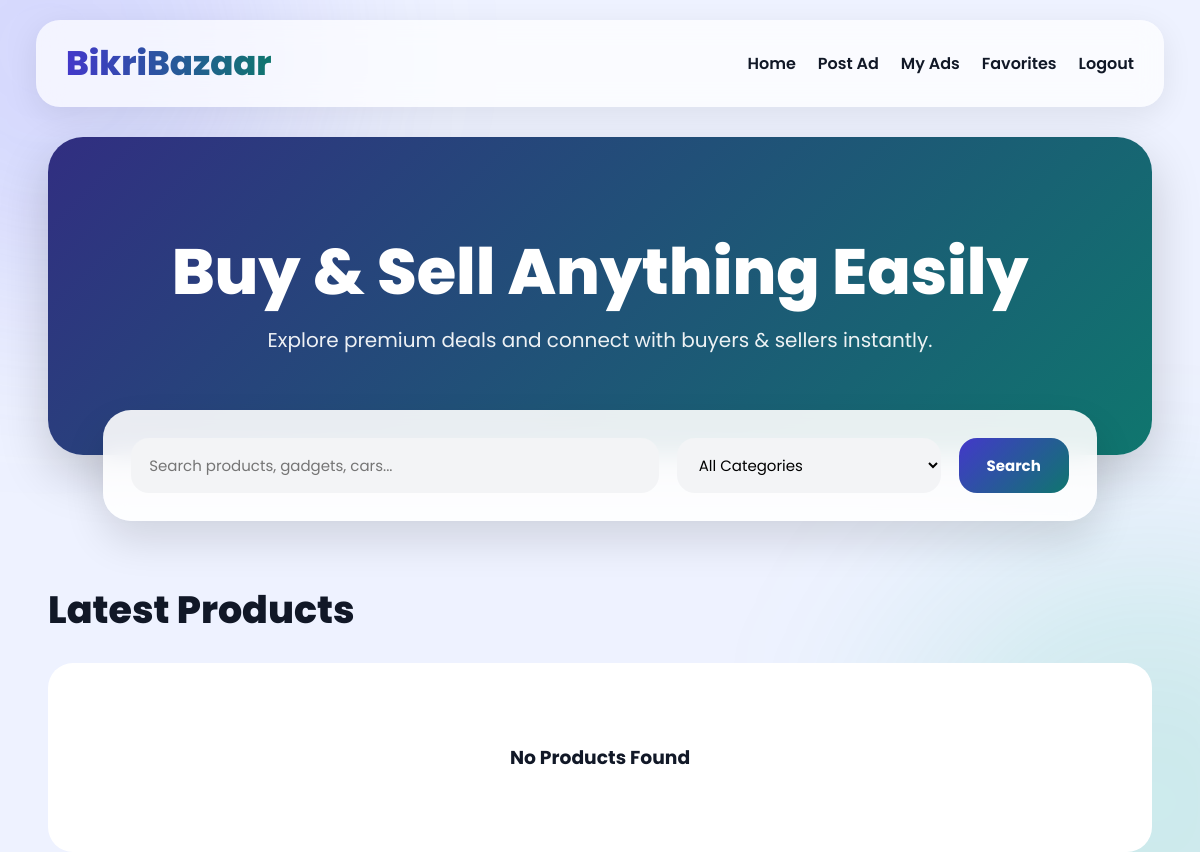
Before: /modules/search/home_view.php?category=Electronics (signed in) with the older database file.
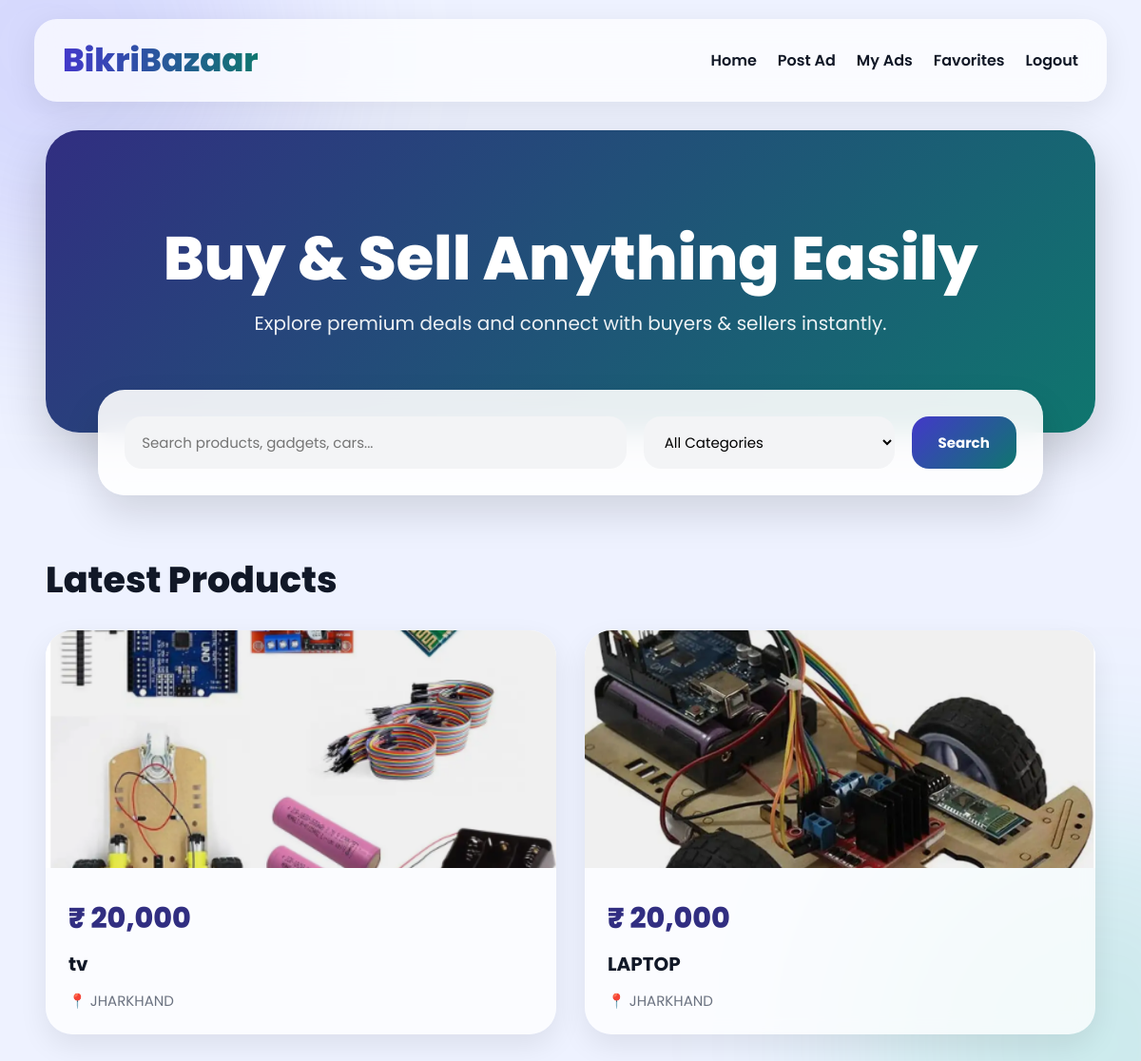
After: the same page with the newer database file.
### tables this page shows
CREATE TABLE `products` (
  `id` int(11) NOT NULL,
  `user_id` int(11) NOT NULL,
  `title` varchar(255) NOT NULL,
  `description` text NOT NULL,
  `price` decimal(10,2) NOT NULL,
  `location` varchar(255) NOT NULL,
  `category` varchar(100) NOT NULL,
  `image` varchar(255) NOT NULL,
  `created_at` timestamp NOT NULL DEFAULT current_timestamp()
);

### modules/search/home_view.php (the view, shortened to what this page needs)
<?php
require_once __DIR__ . '/../../shared/db.php';
$search = "";
$sql = "SELECT * FROM products WHERE 1";
if(isset($_GET['category']) && $_GET['category'] != ""){
    $category = trim($_GET['category']);
    $sql .= " AND category='$category'";
}
$sql .= " ORDER BY id DESC";
$result = mysqli_query($conn, $sql);
?>
<!DOCTYPE html>
<html lang="en">
<head>
    <link
        rel="stylesheet"
        href="http://localhost/BikriBazaar/public/assets/css/style.css"
    >
</head>
<body>
<div class="navbar">
    <div class="logo">
        BikriBazaar
    </div>
    <div class="nav-links">
        <a href="index.php">Home</a>
        <a href="post-ad.php">Post Ad</a>
        <a href="my-ads.php">My Ads</a>
        <a href="favorites.php">Favorites</a>
        <?php if(isset($_SESSION['user_id'])) { ?>
            <a href="logout.php">Logout</a>
        <?php } else { ?>
            <a href="login.php">Login</a>
            <a href="register.php">Register</a>
        <?php } ?>
    </div>
</div>
<div class="container">
    <div class="hero">
        <h1>
            Buy & Sell Anything Easily
        </h1>
        <p>
            Explore premium deals and connect with buyers & sellers instantly.
        </p>
    </div>
    <div class="search-box">
        <form class="search-form" method="GET">
            <input
                type="text"
                name="search"
                placeholder="Search products, gadgets, cars..."
                value="<?php echo $search; ?>"
            >
            <select name="category">
                <option value="">All Categories</option>
            </select>
            <button type="submit">
                Search
            </button>
        </form>
    </div>
    <h2 class="section-title">
        Latest Products
    </h2>
    <?php if(mysqli_num_rows($result) > 0) { ?>
        <div class="products-grid">
            <?php while($product = mysqli_fetch_assoc($result)) { ?>
                <a
                    class="product-card"
                    href="product.php?id=<?php echo $product['id']; ?>"
                >
                    <img
                        src="../uploads/products/<?php echo $product['image']; ?>"
                    >
                    <div class="product-content">
                        <div class="price">
                            ₹ <?php echo number_format($product['price']); ?>
                        </div>
                        <div class="title">
                            <?php echo $product['title']; ?>
                        </div>
                        <div class="location">
                            📍 <?php echo $product['location']; ?>
                        </div>
                    </div>
                </a>
            <?php } ?>
        </div>
    <?php } else { ?>
        <div class="empty-state">
            <h3>No Products Found</h3>
        </div>
    <?php } ?>
</div>
</body>
</html>

### public/assets/css/style.css (style rules this page uses)
* { margin:0; padding:0; box-sizing:border-box; font-family:'Poppins',sans-serif; }
html { scroll-behavior:smooth; }
body { background:#eef2ff; color:#111827; overflow-x:hidden; }
body::before { content:''; position:fixed; top:-200px; left:-200px; width:500px; height:500px; background:rgba(99,102,241,0.18); border-radius:50%; filter:blur(100px); z-index:-1; }
body::after { content:''; position:fixed; bottom:-200px; right:-200px; width:500px; height:500px; background:rgba(16,185,129,0.15); border-radius:50%; filter:blur(100px); z-index:-1; }
.navbar { width:94%; margin:20px auto; padding:18px 30px; display:flex; justify-content:space-between; align-items:center; border-radius:24px; background:rgba(255,255,255,0.7); backdrop-filter:blur(14px); box-shadow:0 8px 30px rgba(0,0,0,0.08); position:sticky; top:15px; z-index:1000; }
.logo { font-size:34px; font-weight:800; background:linear-gradient(90deg,#4338ca,#0f766e); -webkit-background-clip:text; -webkit-text-fill-color:transparent; }
.nav-links { display:flex; gap:22px; flex-wrap:wrap; }
.nav-links a { text-decoration:none; color:#111827; font-weight:600; position:relative; transition:0.3s; }
.nav-links a::after { content:''; position:absolute; left:0; bottom:-5px; width:0; height:3px; background:#4338ca; border-radius:10px; transition:0.3s; }
.container { width:92%; max-width:1450px; margin:auto; }
.hero { position:relative; overflow:hidden; margin-top:30px; padding:100px 50px; border-radius:35px; background:linear-gradient(135deg,#312e81,#0f766e); color:white; text-align:center; box-shadow:0 20px 50px rgba(0,0,0,0.18); }
.hero h1 { font-size:64px; margin-bottom:18px; font-weight:800; line-height:1.1; }
.hero p { font-size:20px; opacity:0.92; }
.search-box { width:90%; margin:-45px auto 0; background:rgba(255,255,255,0.9); backdrop-filter:blur(12px); padding:28px; border-radius:28px; box-shadow:0 20px 40px rgba(0,0,0,0.12); position:relative; z-index:10; }
.search-form { display:grid; grid-template-columns:2fr 1fr auto; gap:18px; }
.search-form input, .search-form select { padding:16px 18px; border:none; border-radius:18px; background:#f3f4f6; font-size:15px; outline:none; }
.search-form button { border:none; padding:16px 28px; border-radius:18px; background:linear-gradient(135deg,#4338ca,#0f766e); color:white; font-size:15px; font-weight:700; cursor:pointer; transition:0.35s; }
.section-title { margin:60px 0 25px; font-size:38px; font-weight:800; }
.products-grid { display:grid; grid-template-columns:repeat(auto-fit,minmax(300px,1fr)); gap:30px; margin-bottom:60px; }
.product-card { position:relative; overflow:hidden; border-radius:28px; text-decoration:none; background:rgba(255,255,255,0.75); backdrop-filter:blur(10px); color:#111827; box-shadow:0 12px 30px rgba(0,0,0,0.08); transition:0.45s; }
.product-card img { width:100%; height:250px; object-fit:cover; }
.product-content { padding:24px; }
.price { font-size:30px; font-weight:800; margin-bottom:10px; color:#312e81; }
.title { font-size:20px; font-weight:700; margin-bottom:12px; }
.location { color:#6b7280; font-size:15px; }
.empty-state { text-align:center; padding:80px 20px; background:white; border-radius:25px; }

Changed rows visible on the page:
added products: image (picture), price "20,000", title "tv", location "JHARKHAND"
added products: image (picture), price "20,000", title "LAPTOP", location "JHARKHAND"
Other visible differences:
text no longer shown: "No Products Found"
